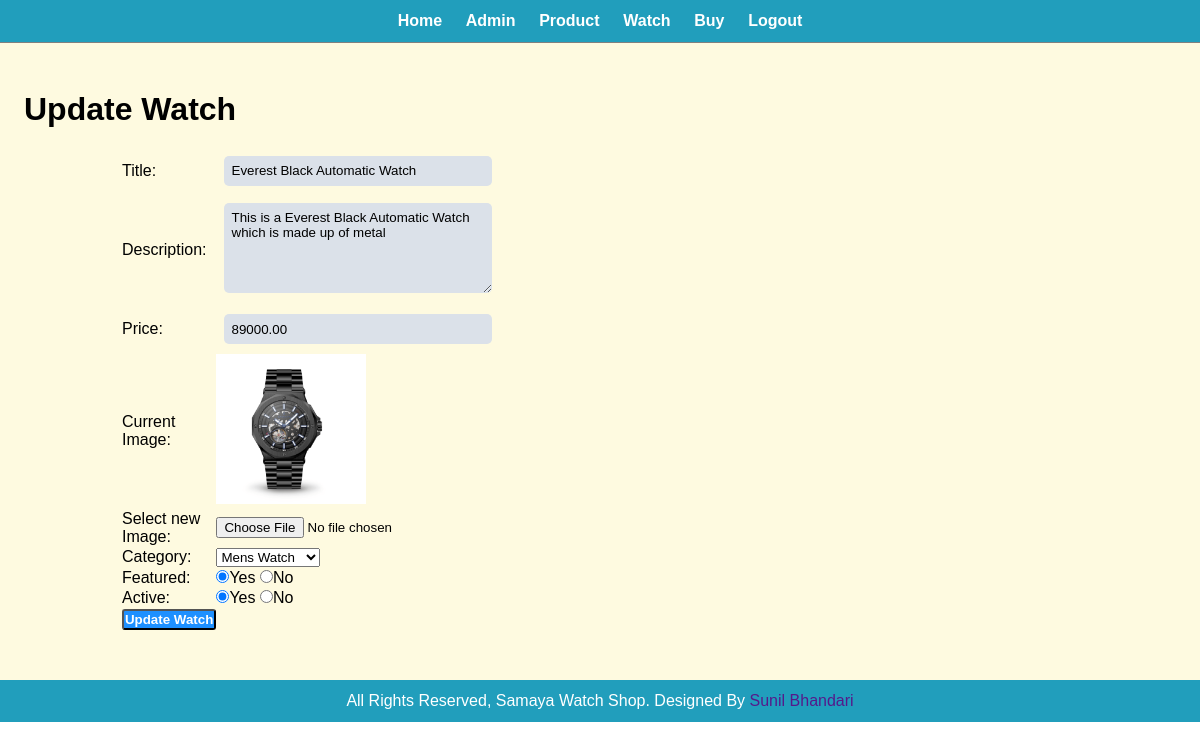
Page /admin/update-watch.php?id=38 (signed in) on the committed database.
### tables this page shows
CREATE TABLE `tbl_watch` (
  `id` int(10) UNSIGNED NOT NULL,
  `title` varchar(100) NOT NULL,
  `description` text NOT NULL,
  `price` decimal(10,2) NOT NULL,
  `image_name` varchar(255) NOT NULL,
  `category_id` int(10) UNSIGNED NOT NULL,
  `featured` varchar(10) NOT NULL,
  `active` varchar(10) NOT NULL
);

CREATE TABLE `tbl_product` (
  `id` int(10) UNSIGNED NOT NULL,
  `title` varchar(100) NOT NULL,
  `image_name` varchar(255) NOT NULL,
  `featured` varchar(10) NOT NULL,
  `active` varchar(10) NOT NULL
);

### admin/update-watch.php (the view, shortened to what this page needs)
<?php include('partials/menu.php'); ?>
<?php
if (isset($_GET['id'])) {
    $id = $_GET['id'];
    $sql2 = "SELECT * FROM tbl_watch WHERE id=$id";
    $res2 = mysqli_query($con, $sql2);
    $row = mysqli_fetch_assoc($res2);
    $title = $row['title'];
    $description = $row['description'];
    $price = $row['price'];
    $current_image = $row['image_name'];
    $current_category = $row['category_id'];
    $featured = $row['featured'];
    $active = $row['active'];
} else {
    header('Location:' . SITEURL . 'admin/manage-watch.php');
}
?>
<div class="main-content">
    <div class="wrapper">
        <h1>Update Watch</h1>
        <br>
        <form action="" method="POST" enctype="multipart/form-data">
            <table class="tbl-30">
                <tr>
                    <td>Title:
                    </td>
                    <td><input class='update-input' type="text" name="title" placeholder="" value="<?php echo $title; ?>"></td>
                </tr>
                <tr>
                    <td>Description:
                    </td>
                    <td><textarea class='update-input' name="description" id="" cols="20" rows="5"><?php echo $description; ?></textarea></td>
                </tr>
                <tr>
                    <td>Price:</td>
                    <td><input class='update-input' type="number" min="0" value="<?php echo $price ?>" name="price"></td>
                </tr>
                <tr>
                    <td>Current Image:</td>
                    <td>
                        <?php
                        if ($current_image == '') {
                            echo "<div class='error'>Image not found</div>";
                        } else {
                        ?>
                            <img src="<?php echo SITEURL; ?>/images/watch/<?php echo $current_image; ?>" width="150px" alt="">
                        <?php
                        }
                        ?>
                    </td>
                <tr>
                    <td>
                        Select new Image:
                    </td>
                    <td><input type="file" name='image'></td>
                </tr>
                </tr>
                <tr>
                    <td>Category:</td>
                    <td> <select name="category" id="">
                            <?php
                            $sql = "SELECT * FROM tbl_product WHERE active='Yes'";
                            $res = mysqli_query($con, $sql);
                            $count = mysqli_num_rows($res);
                            if ($count > 0) {
                                while ($row = mysqli_fetch_assoc($res)) {
                                    $category_title = $row['title'];
                                    $category_id = $row['id'];
                            ?>
                                    <option <?php if ($current_category == $category_id) {
                                                echo 'selected';
                                            } ?> value='<?php echo $category_id; ?>'> <?php echo $category_title; ?></option>
                            <?php
                                }
                            } else {
                                echo "<option value='0'>Category not available</option>";
                            }
                            ?>
                        </select></td>
                </tr>
                <tr>
                    <td>Featured:</td>
                    <td><input <?php if ($featured == 'Yes') {
                                    echo 'checked';
                                } ?> type="radio" name="featured" value="Yes">Yes
                        <input <?php if ($featured == 'No') {
                                    echo 'checked';
                                } ?> type="radio" name="featured" value="No">No
                    </td>
                </tr>
                <tr>
                    <td>Active:</td>
                    <td><input <?php if ($active == 'Yes') {
                                    echo 'checked';
                                } ?> type="radio" name="active" value="Yes">Yes
                        <input <?php if ($active == 'No') {
                                    echo 'checked';
                                } ?> type="radio" name="active" value="No">No
                    </td>
                </tr>
                <tr>
                    <td>
                        <input type="submit" name="submit" id="" value="Update Watch" class="btn-primary">
                    </td>
                </tr>
            </table>
        </form>
    </div>
</div>
<?php include('partials/footer.php'); ?>

### css/admin.css (style rules this page uses)
* { padding: 0; margin: 0; font-family: Arial, Helvetica, sans-serif; list-style: none; text-decoration: none; }
.wrapper { padding: 1%; width: 80%; margin: 0 auto; }
.wrapper h1 { margin-left: -10%; }
.main-content { background-color: #fefae0; padding: 3% 0; }
.tbl-30 { width: 30%; }
.update-input { padding: 3%; border-radius: 5px; border: none; margin: 3%; width: 100%; background-color: #dbe1e9; }
.btn-primary { background-color: rgb(30, 144, 255); padding: 1%; color: white; font-weight: bold; border-radius: 3px; }

### rows in the picture
tbl_watch: title "Everest Black Automatic Watch", description "This is a Everest Black Automatic Watch which is made up of metal", price "89000.00", image_name (picture), category "Mens Watch", featured "☑", active "☑"
